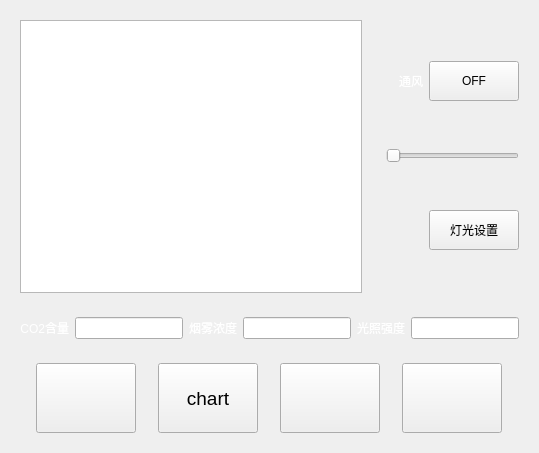
     <widget class="QWidget" name="page_air">
      <property name="styleSheet">
       <string notr="true">#page_air{
		border-image: url(:/image/air.jpg)
}</string>
      </property>
      <layout class="QGridLayout" name="gridLayout_5">
       <item row="0" column="0">
        <widget class="QStackedWidget" name="sw_charts_air">
         <widget class="QWidget" name="page_co2">
          <property name="maximumSize">
           <size>
            <width>1000</width>
            <height>700</height>
           </size>
          </property>
          <property name="styleSheet">
           <string notr="true">border-image: url(:/image/air.jpg);</string>
          </property>
          <layout class="QGridLayout" name="gridLayout_17">
           <item row="0" column="0">
            <widget class="QtCharts::QChartView" name="chart_co2"/>
           </item>
          </layout>
         </widget>
         <widget class="QWidget" name="page_smoke">
          <property name="maximumSize">
           <size>
            <width>1000</width>
            <height>700</height>
           </size>
          </property>
          <property name="styleSheet">
           <string notr="true">border-image: url(:/image/air.jpg);</string>
          </property>
          <layout class="QGridLayout" name="gridLayout_18">
           <item row="0" column="0">
            <widget class="QtCharts::QChartView" name="chart_smoke"/>
           </item>
          </layout>
         </widget>
         <widget class="QWidget" name="page_light">
          <property name="maximumSize">
           <size>
            <width>1000</width>
            <height>700</height>
           </size>
          </property>
          <property name="styleSheet">
           <string notr="true">border-image: url(:/image/air.jpg);</string>
          </property>
          <layout class="QGridLayout" name="gridLayout_19">
           <item row="0" column="0">
            <widget class="QtCharts::QChartView" name="chart_light"/>
           </item>
          </layout>
         </widget>
        </widget>
       </item>
       <item row="0" column="1">
        <widget class="QWidget" name="widget_3" native="true">
         <property name="minimumSize">
          <size>
           <width>151</width>
           <height>291</height>
          </size>
         </property>
         <property name="maximumSize">
          <size>
           <width>151</width>
           <height>291</height>
          </size>
         </property>
         <layout class="QGridLayout" name="gridLayout_6">
          <item row="0" column="1">
           <widget class="QLabel" name="label_3">
            <property name="styleSheet">
             <string notr="true">color: rgb(255, 255, 255);</string>
            </property>
            <property name="text">
             <string>通风</string>
            </property>
            <property name="alignment">
             <set>Qt::AlignRight|Qt::AlignTrailing|Qt::AlignVCenter</set>
            </property>
           </widget>
          </item>
          <item row="2" column="0">
           <spacer name="horizontalSpacer">
            <property name="orientation">
             <enum>Qt::Horizontal</enum>
            </property>
            <property name="sizeType">
             <enum>QSizePolicy::Fixed</enum>
            </property>
            <property name="sizeHint" stdset="0">
             <size>
              <width>0</width>
              <height>20</height>
             </size>
            </property>
           </spacer>
          </item>
          <item row="2" column="2">
           <widget class="QPushButton" name="light_on">
            <property name="sizePolicy">
             <sizepolicy hsizetype="Fixed" vsizetype="Fixed">
              <horstretch>0</horstretch>
              <verstretch>0</verstretch>
             </sizepolicy>
            </property>
            <property name="minimumSize">
             <size>
              <width>90</width>
              <height>40</height>
             </size>
            </property>
            <property name="text">
             <string>灯光设置</string>
            </property>
           </widget>
          </item>
          <item row="0" column="2">
           <widget class="QPushButton" name="btn_blow">
            <property name="sizePolicy">
             <sizepolicy hsizetype="Fixed" vsizetype="Fixed">
              <horstretch>0</horstretch>
              <verstretch>0</verstretch>
             </sizepolicy>
            </property>
            <property name="minimumSize">
             <size>
              <width>90</width>
              <height>40</height>
             </size>
            </property>
            <property name="text">
             <string>OFF</string>
            </property>
            <property name="checkable">
             <bool>true</bool>
            </property>
           </widget>
          </item>
          <item row="1" column="1" colspan="2">
           <widget class="QSlider" name="sld_lighting">
            <property name="maximum">
             <number>100</number>
            </property>
            <property name="orientation">
             <enum>Qt::Horizontal</enum>
            </property>
           </widget>
          </item>
         </layout>
        </widget>
       </item>
       <item row="1" column="0" colspan="2">
        <widget class="QWidget" name="widget_7" native="true">
         <layout class="QHBoxLayout" name="horizontalLayout_7">
          <item>
           <widget class="QLabel" name="lb_air_co2">
            <property name="styleSheet">
             <string notr="true">color: rgb(255, 255, 255);</string>
            </property>
            <property name="text">
             <string>CO2含量</string>
            </property>
            <property name="alignment">
             <set>Qt::AlignRight|Qt::AlignTrailing|Qt::AlignVCenter</set>
            </property>
           </widget>
          </item>
          <item>
           <widget class="QLineEdit" name="le_air_co2"/>
          </item>
          <item>
           <widget class="QLabel" name="lb_air_smoke">
            <property name="styleSheet">
             <string notr="true">color: rgb(255, 255, 255);</string>
            </property>
            <property name="text">
             <string>烟雾浓度</string>
            </property>
            <property name="alignment">
             <set>Qt::AlignRight|Qt::AlignTrailing|Qt::AlignVCenter</set>
            </property>
           </widget>
          </item>
          <item>
           <widget class="QLineEdit" name="le_air_smoke"/>
          </item>
          <item>
           <widget class="QLabel" name="lb_air_lighting">
            <property name="styleSheet">
             <string notr="true">color: rgb(255, 255, 255);</string>
            </property>
            <property name="text">
             <string>光照强度</string>
            </property>
            <property name="alignment">
             <set>Qt::AlignRight|Qt::AlignTrailing|Qt::AlignVCenter</set>
            </property>
           </widget>
          </item>
          <item>
           <widget class="QLineEdit" name="le_air_lighting"/>
          </item>
         </layout>
        </widget>
       </item>
       <item row="2" column="0" colspan="2">
        <widget class="QWidget" name="widget_13" native="true">
         <layout class="QHBoxLayout" name="horizontalLayout_8">
          <item>
           <widget class="QToolButton" name="air_pre">
            <property name="minimumSize">
             <size>
              <width>100</width>
              <height>70</height>
             </size>
            </property>
            <property name="maximumSize">
             <size>
              <width>100</width>
              <height>16777215</height>
             </size>
            </property>
            <property name="font">
             <font>
              <pointsize>14</pointsize>
             </font>
            </property>
            <property name="styleSheet">
             <string notr="true"/>
            </property>
            <property name="text">
             <string/>
            </property>
            <property name="icon">
             <iconset resource="res.qrc">
              <normaloff>:/image/左翻页细.png</normaloff>:/image/左翻页细.png</iconset>
            </property>
            <property name="iconSize">
             <size>
              <width>46</width>
              <height>46</height>
             </size>
            </property>
            <property name="checkable">
             <bool>false</bool>
            </property>
            <property name="toolButtonStyle">
             <enum>Qt::ToolButtonIconOnly</enum>
            </property>
           </widget>
          </item>
          <item>
           <widget class="QToolButton" name="chart_air_pre">
            <property name="minimumSize">
             <size>
              <width>100</width>
              <height>70</height>
             </size>
            </property>
            <property name="maximumSize">
             <size>
              <width>100</width>
              <height>16777215</height>
             </size>
            </property>
            <property name="font">
             <font>
              <pointsize>14</pointsize>
             </font>
            </property>
            <property name="styleSheet">
             <string notr="true"/>
            </property>
            <property name="text">
             <string>chart</string>
            </property>
            <property name="icon">
             <iconset resource="res.qrc">
              <normaloff>:/image/左翻页.png</normaloff>:/image/左翻页.png</iconset>
            </property>
            <property name="iconSize">
             <size>
              <width>46</width>
              <height>46</height>
             </size>
            </property>
            <property name="checkable">
             <bool>false</bool>
            </property>
            <property name="toolButtonStyle">
             <enum>Qt::ToolButtonIconOnly</enum>
            </property>
           </widget>
          </item>
          <item>
           <widget class="QToolButton" name="chart_air_next">
            <property name="minimumSize">
             <size>
              <width>100</width>
              <height>70</height>
             </size>
            </property>
            <property name="maximumSize">
             <size>
              <width>100</width>
              <height>16777215</height>
             </size>
            </property>
            <property name="font">
             <font>
              <pointsize>14</pointsize>
             </font>
            </property>
            <property name="styleSheet">
             <string notr="true"/>
            </property>
            <property name="text">
             <string/>
            </property>
            <property name="icon">
             <iconset resource="res.qrc">
              <normaloff>:/image/右翻页.png</normaloff>:/image/右翻页.png</iconset>
            </property>
            <property name="iconSize">
             <size>
              <width>46</width>
              <height>46</height>
             </size>
            </property>
            <property name="checkable">
             <bool>false</bool>
            </property>
            <property name="toolButtonStyle">
             <enum>Qt::ToolButtonIconOnly</enum>
            </property>
           </widget>
          </item>
          <item>
           <widget class="QToolButton" name="air_next">
            <property name="minimumSize">
             <size>
              <width>100</width>
              <height>70</height>
             </size>
            </property>
            <property name="maximumSize">
             <size>
              <width>100</width>
              <height>16777215</height>
             </size>
            </property>
            <property name="font">
             <font>
              <pointsize>14</pointsize>
             </font>
            </property>
            <property name="styleSheet">
             <string notr="true"/>
            </property>
            <property name="text">
             <string/>
            </property>
            <property name="icon">
             <iconset resource="res.qrc">
              <normaloff>:/image/右翻页细.png</normaloff>:/image/右翻页细.png</iconset>
            </property>
            <property name="iconSize">
             <size>
              <width>46</width>
              <height>46</height>
             </size>
            </property>
            <property name="checkable">
             <bool>false</bool>
            </property>
            <property name="toolButtonStyle">
             <enum>Qt::ToolButtonIconOnly</enum>
            </property>
           </widget>
          </item>
         </layout>
        </widget>
       </item>
      </layout>
     </widget>
